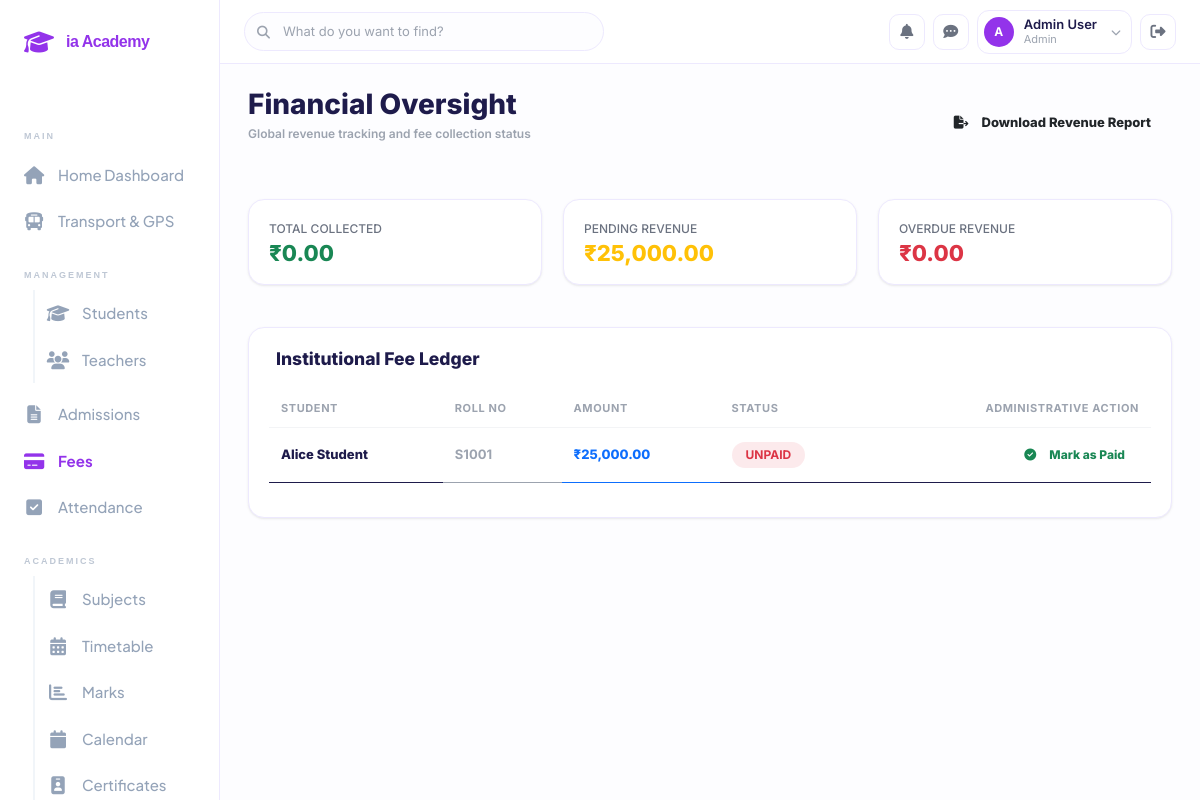
Page /admin/fees_overall.php (signed in) on the committed database.
### tables this page shows
CREATE TABLE fees (
    id INT AUTO_INCREMENT PRIMARY KEY,
    student_id INT NOT NULL,
    amount DECIMAL(10, 2) NOT NULL,
    due_date DATE NOT NULL,
    paid_date DATE,
    status ENUM('pending', 'paid', 'overdue') DEFAULT 'pending',
    receipt_no VARCHAR(100) UNIQUE,
    FOREIGN KEY (student_id) REFERENCES students(id) ON DELETE CASCADE
);

CREATE TABLE users (
    id INT AUTO_INCREMENT PRIMARY KEY,
    name VARCHAR(255) NOT NULL,
    email VARCHAR(255) UNIQUE NOT NULL,
    password VARCHAR(255) NOT NULL,
    role ENUM('admin', 'teacher', 'student', 'parent') NOT NULL,
    phone VARCHAR(20),
    created_at TIMESTAMP DEFAULT CURRENT_TIMESTAMP
);

CREATE TABLE students (
    id INT AUTO_INCREMENT PRIMARY KEY,
    user_id INT NOT NULL,
    roll_no VARCHAR(50) UNIQUE NOT NULL,
    class VARCHAR(50),
    semester INT,
    parent_phone VARCHAR(20),
    FOREIGN KEY (user_id) REFERENCES users(id) ON DELETE CASCADE
);

### config/db.php (called while the page is built, shortened)
<?php
if (!class_exists('SmartPDOStatement')) {
    class SmartPDOStatement {
        private $stmt;
        private array $rows = [];
        private int $cursor = 0;
        public function __construct($stmtOrBridge, string $sql = '') {
            if ($stmtOrBridge instanceof NeonHttpBridge) {
                $this->httpBridge = $stmtOrBridge;
                $this->sql = $sql;
            } else {
                $this->stmt = $stmtOrBridge;
            }
        }
        public function fetchAll(int $mode = PDO::FETCH_ASSOC, ...$args): array {
            if ($this->stmt) {
                return $this->stmt->fetchAll($mode, ...$args);
            }
            return $this->rows;
        }
        public function fetchColumn(int $column = 0) {
            if ($this->stmt) {
                return $this->stmt->fetchColumn($column);
            }
            $row = $this->rows[$this->cursor++];
            $vals = array_values($row);
            return $vals[$column] ?? false;
        }
    }
    class SmartPDO {
        private ?PDO $pdo = null;
        private ?NeonHttpBridge $http = null;
        private string $driver;
        public function __construct($pdoOrBridge, string $driver = 'pgsql') {
            $this->driver = $driver;
            if ($pdoOrBridge instanceof PDO) {
                $this->pdo = $pdoOrBridge;
            } elseif ($pdoOrBridge instanceof NeonHttpBridge) {
                $this->http = $pdoOrBridge;
            }
        }
        public static function translateSql(string $sql, string $driver = 'pgsql'): string {
            if ($driver !== 'pgsql') {
                return $sql;
            }
            $s = trim($sql);
            $s = str_replace('`', '', $s);
            $s = preg_replace('/\bCURDATE\s*\(\s*\)/i', 'CURRENT_DATE', $s);
            $s = preg_replace('/\bMONTH\s*\(\s*([a-zA-Z0-9_.]+)\s*\)/i', 'EXTRACT(MONTH FROM $1)::int', $s);
            $s = preg_replace('/\bYEAR\s*\(\s*([a-zA-Z0-9_.]+)\s*\)/i', 'EXTRACT(YEAR FROM $1)::int', $s);
            $s = preg_replace('/\bDATE_ADD\s*\(\s*NOW\s*\(\s*\)\s*,\s*INTERVAL\s+(\d+\s+[A-Z]+)\s*\)/i', "(NOW() + INTERVAL '$1')", $s);
            $s = preg_replace('/\bTIMESTAMPDIFF\s*\(\s*SECOND\s*,\s*([a-zA-Z0-9_.]+)\s*,\s*NOW\s*\(\s*\)\s*\)/i', 'EXTRACT(EPOCH FROM (NOW() - $1))::int', $s);
            $s = preg_replace('/\bCAST\s*\(\s*SUBSTRING_INDEX\s*\(\s*([a-zA-Z0-9_.]+)\s*,\s*\'-\'\s*,\s*-1\s*\)\s+AS\s+UNSIGNED\s*\)/i', "CAST(SPLIT_PART($1, '-', 2) AS INTEGER)", $s);
            $s = preg_replace('/\bSUM\s*\(\s*([a-zA-Z0-9_.]+)\s*=\s*(\'[^\']*\')\s*\)/i', 'SUM(CASE WHEN $1 = $2 THEN 1 ELSE 0 END)', $s);
            return $s;
        }
        public function query(string $sql, ?int $fetchMode = null, ...$fetchModeArgs) {
            $translated = self::translateSql($sql, $this->driver);
            if ($this->pdo) {
                $stmt = $fetchMode !== null
                    ? $this->pdo->query($translated, $fetchMode, ...$fetchModeArgs)
                    : $this->pdo->query($translated);
                return new SmartPDOStatement($stmt);
            }
            $stmt = new SmartPDOStatement($this->http, $translated);
            $stmt->execute([]);
            return $stmt;
        }
    }
}
if (!function_exists('get_env_val')) {
    function get_env_val(array $keys, $default = null) {
        return $default;
    }
}
$pg_host = get_env_val(['PGHOST', 'POSTGRES_HOST']);
$pg_db   = get_env_val(['PGDATABASE', 'POSTGRES_DATABASE'], 'neondb');
$pg_user = get_env_val(['PGUSER', 'POSTGRES_USER']);
$pg_pass = get_env_val(['PGPASSWORD', 'POSTGRES_PASSWORD']);
$db_url  = get_env_val(['DATABASE_URL', 'POSTGRES_URL']);
$options = [
    PDO::ATTR_ERRMODE            => PDO::ERRMODE_EXCEPTION,
    PDO::ATTR_DEFAULT_FETCH_MODE => PDO::FETCH_ASSOC,
    PDO::ATTR_EMULATE_PREPARES   => true,
    PDO::ATTR_TIMEOUT            => 8,
];
if ($pg_host && $pg_user) {
    try {
        if (extension_loaded('pdo_pgsql')) {
            $dsn = "pgsql:host={$pg_host};port=5432;dbname={$pg_db};sslmode=require";
            $rawPdo = new PDO($dsn, $pg_user, $pg_pass, $options);
            $pdo = new SmartPDO($rawPdo, 'pgsql');
        } else {
            $connStr = $db_url ?: "postgresql://{$pg_user}:{$pg_pass}@{$pg_host}/{$pg_db}?sslmode=require";
            $bridge = new NeonHttpBridge($pg_host, $connStr);
            $pdo = new SmartPDO($bridge, 'pgsql');
        }
    } catch (\Throwable $e) {
        try {
            $connStr = $db_url ?: "postgresql://{$pg_user}:{$pg_pass}@{$pg_host}/{$pg_db}?sslmode=require";
            $bridge = new NeonHttpBridge($pg_host, $connStr);
            $pdo = new SmartPDO($bridge, 'pgsql');
        } catch (\Throwable $e2) {
            http_response_code(500);
            die("Database connection error.");
        }
    }
} else {
    $host = get_env_val(['DB_HOST', 'MYSQLHOST', 'MYSQL_HOST'], 'localhost');
    $port = get_env_val(['DB_PORT', 'MYSQLPORT', 'MYSQL_PORT'], '3306');
    $db   = get_env_val(['DB_NAME', 'MYSQLDATABASE', 'MYSQL_DATABASE'], 'smart_college_erp');
    $user = get_env_val(['DB_USER', 'MYSQLUSER', 'MYSQL_USER'], 'root');
    $pass = get_env_val(['DB_PASS', 'MYSQLPASSWORD', 'MYSQL_PASSWORD'], '');
    $dsn = "mysql:host={$host};port={$port};dbname={$db};charset=utf8mb4";
    try {
        $rawPdo = new PDO($dsn, $user, $pass, $options);
        $pdo = new SmartPDO($rawPdo, 'mysql');
    } catch (\PDOException $e) {
        http_response_code(500);
        die("<div style='font-family:sans-serif; padding:50px; text-align:center;'>
                <h2 style='color:#b91c1c;'>⛔ Database Connection Error</h2>
                <p>Could not connect to the database server.</p>
             </div>");
    }
}
?>

### admin/fees_overall.php (the view, shortened to what this page needs)
<?php
require_once('../config/db.php');
$total_revenue = $pdo->query("SELECT SUM(amount) FROM fees WHERE status='paid'")->fetchColumn() ?: 0;
$pending_revenue = $pdo->query("SELECT SUM(amount) FROM fees WHERE status='pending'")->fetchColumn() ?: 0;
$overdue_revenue = $pdo->query("SELECT SUM(amount) FROM fees WHERE status='overdue'")->fetchColumn() ?: 0;
$transactions = $pdo->query("SELECT f.*, u.name as student_name, s.roll_no
                             FROM fees f
                             JOIN students s ON f.student_id = s.id
                             JOIN users u ON s.user_id = u.id
                             ORDER BY f.id DESC")->fetchAll();
?>
<!DOCTYPE html>
<html lang="en">
<head>
    <link href="https://cdn.jsdelivr.net/npm/bootstrap@5.3.0/dist/css/bootstrap.min.css" rel="stylesheet">
    <link rel="stylesheet" href="https://cdnjs.cloudflare.com/ajax/libs/font-awesome/6.4.0/css/all.min.css">
    <link rel="stylesheet" href="../assets/css/style.css?v=<?php echo time(); ?>">
</head>
<body>
    <div class="wrapper">
        <?php include('../includes/sidebar.php'); ?>
        <div class="main-content">
            <?php include('../includes/topbar.php'); ?>
            <div class="content-area">
                <div class="d-flex justify-content-between align-items-center mb-5 animate-up">
                    <div>
                        <h2 class="fw-800 mb-1">Financial Oversight</h2>
                        <p class="text-muted small fw-600">Global revenue tracking and fee collection status</p>
                    </div>
                    <a href="../download.php?type=report&id=revenue" class="btn btn-premium px-4 py-3 rounded-4 fw-800">
                        <i class="fas fa-file-export me-2"></i> Download Revenue Report
                    </a>
                </div>
                <div class="row g-4 mb-5">
                    <div class="col-md-4">
                        <div class="card-premium animate-up">
                            <div class="kpi-title">TOTAL COLLECTED</div>
                            <div class="kpi-value text-success">₹<?php echo number_format($total_revenue, 2); ?></div>
                        </div>
                    </div>
                    <div class="col-md-4">
                        <div class="card-premium animate-up" style="--delay: 0.1s">
                            <div class="kpi-title">PENDING REVENUE</div>
                            <div class="kpi-value text-warning">₹<?php echo number_format($pending_revenue, 2); ?></div>
                        </div>
                    </div>
                    <div class="col-md-4">
                        <div class="card-premium animate-up" style="--delay: 0.2s">
                            <div class="kpi-title">OVERDUE REVENUE</div>
                            <div class="kpi-value text-danger">₹<?php echo number_format($overdue_revenue, 2); ?></div>
                        </div>
                    </div>
                </div>
                <div class="card-premium animate-up">
                    <h5 class="fw-800 mb-4 px-2">Institutional Fee Ledger</h5>
                    <div class="table-responsive">
                        <table class="table glass-table">
                            <thead>
                                <tr>
                                    <th>Student</th>
                                    <th>Roll No</th>
                                    <th>Amount</th>
                                    <th>Status</th>
                                    <th class="text-end">Administrative Action</th>
                                </tr>
                            </thead>
                            <tbody>
                                <?php foreach($transactions as $t): ?>
                                <tr>
                                    <td class="fw-800"><?php echo $t['student_name']; ?></td>
                                    <td class="fw-bold text-muted"><?php echo $t['roll_no']; ?></td>
                                    <td class="fw-800 text-primary">₹<?php echo number_format($t['amount'], 2); ?></td>
                                    <td>
                                        <?php if($t['status'] == 'paid'): ?>
                                            <span class="badge bg-success bg-opacity-10 text-success fw-bold p-2 small px-3">PAID</span>
                                        <?php else: ?>
                                            <span class="badge bg-danger bg-opacity-10 text-danger fw-bold p-2 small px-3">UNPAID</span>
                                        <?php endif; ?>
                                    </td>
                                    <td class="text-end">
                                        <form method="POST">
                                            <button type="submit" name="toggle_status" class="btn btn-sm <?php echo $t['status'] === 'paid' ? 'btn-outline-danger' : 'btn-outline-success'; ?> fw-800 px-3">
                                                <i class="fas <?php echo $t['status'] === 'paid' ? 'fa-times-circle' : 'fa-check-circle'; ?> me-2"></i>
                                                Mark as <?php echo $t['status'] === 'paid' ? 'Unpaid' : 'Paid'; ?>
                                            </button>
                                        </form>
                                    </td>
                                </tr>
                                <?php endforeach; ?>
                            </tbody>
                        </table>
                    </div>
                </div>
            </div>
        </div>
    </div>
</body>
</html>

### assets/css/style.css (style rules this page uses)
:root { --primary: #7C3AED; --primary-light: #EDE9FE; --primary-soft: #F5F3FF; --secondary: #F59E0B; --secondary-light:#FEF3C7; --green: #10B981; --green-light: #D1FAE5; --red: #EF4444; --red-light: #FEE2E2; --blue: #3B82F6; --blue-light: #DBEAFE; --bg: #FDFDFF; --bg-card: #FFFFFF; --sidebar-bg: #FFFFFF; --topbar-bg: #FFFFFF; --primary: #9333EA; --primary-light: #F5F3FF; --primary-soft: #F3E8FF; --text: #1E1B4B; --text-sub: #6B7280; --text-muted: #9CA3AF; --border: #EDE9FE; --border-light: #F3F4F6; --sidebar-w: 220px; --topbar-h: 64px; --radius: 12px; --radius-lg: 16px; --radius-xl: 20px; --shadow: 0 1px 3px rgba(0,0,0,0.06), 0 1px 2px rgba(0,0,0,0.04); --shadow-md: 0 4px 12px rgba(124,58,237,0.08); --shadow-lg: 0 8px 24px rgba(124,58,237,0.12); }
*, *::before, *::after { margin:0; padding:0; box-sizing:border-box; }
html { font-size: 14px; }
body { font-family: 'Inter', sans-serif; background: var(--bg); color: var(--text); line-height: 1.5; -webkit-font-smoothing: antialiased; }
.wrapper { display: flex; min-height: 100vh; }
.main-content { flex: 1; margin-left: var(--sidebar-w); display: flex; flex-direction: column; min-height: 100vh; min-width: 0; }
.content-area { flex: 1; padding: 24px 28px; margin-top: var(--topbar-h); }
.card, .card-premium { background: var(--bg-card); border-radius: var(--radius-lg); border: 1.5px solid var(--border); padding: 20px; box-shadow: var(--shadow); }
.kpi-title { font-size: 12px; color: var(--text-sub); font-weight: 500; margin-bottom: 4px; }
.kpi-value { font-size: 22px; font-weight: 800; color: var(--text); line-height: 1; }
.table { width: 100%; border-collapse: collapse; }
.table thead tr { border-bottom: 1.5px solid var(--border-light); }
.table thead th { padding: 10px 12px; text-align: left; font-size: 11px; font-weight: 700; text-transform: uppercase; letter-spacing: 0.6px; color: var(--text-muted); white-space: nowrap; }
.table tbody tr { border-bottom: 1px solid var(--border-light); transition: background 0.15s; }
.table tbody tr:last-child { border-bottom: none; }
.table tbody td { padding: 12px; font-size: 13px; color: var(--text); vertical-align: middle; }
.badge { display: inline-flex; align-items: center; gap: 4px; padding: 3px 10px; border-radius: 9999px; font-size: 11.5px; font-weight: 600; }
.btn { display: inline-flex; align-items: center; gap: 6px; padding: 9px 18px; border-radius: var(--radius); font-size: 13px; font-weight: 600; cursor: pointer; border: none; transition: all 0.15s; text-decoration: none; font-family: 'Inter', sans-serif; }
.btn-sm { padding: 6px 12px; font-size: 12px; border-radius: 8px; }
.mb-4 { margin-bottom: 20px; }
.fw-600 { font-weight: 600 !important; }
.fw-800 { font-weight: 800 !important; }
.text-muted { color: var(--text-muted) !important; }
.small { font-size: 12px !important; }
.animate-up { animation: fadeUp 0.3s ease both; }
.table-responsive { border-radius: var(--radius); overflow: hidden; }

### rows in the picture
fees: users.name "Alice Student", student.roll_no "S1001", amount "25,000.00", status "UNPAID"

### other values in the picture
$initial "A"
$user_name "Admin User"
$user_role "Admin"
$total_revenue "0.00"
$pending_revenue "25,000.00"
$overdue_revenue "0.00"
